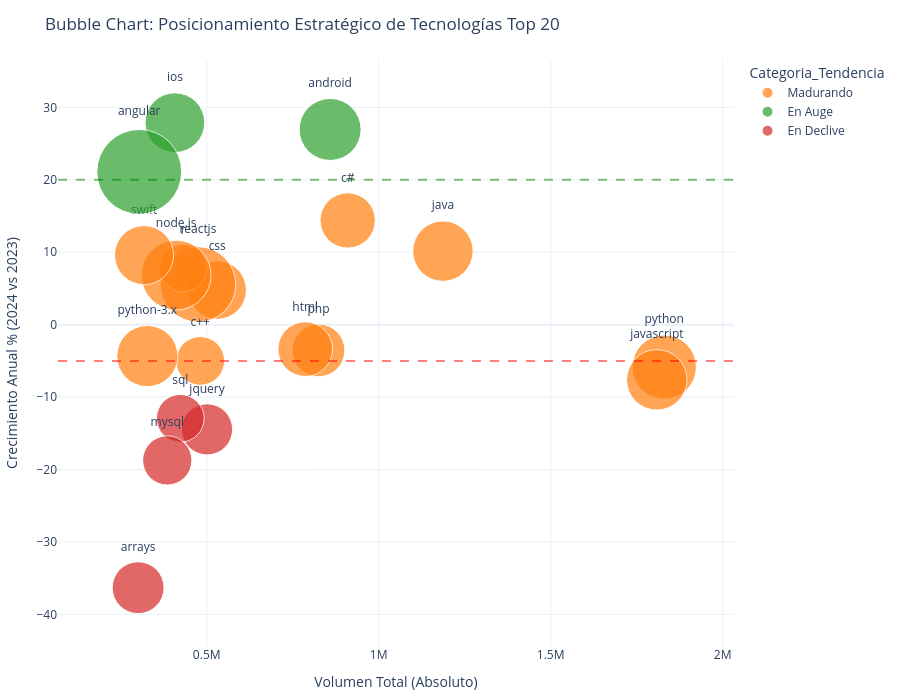

Notebook code for this chart:
### Markdown cell above
## 4. Consolidación y Visualizaciones Requeridas

A continuación, visualizamos el posicionamiento estratégico. 

**Gráfico de Burbujas**: Nos permite ver 3 dimensiones en simultáneo: Volumen Absoluto (X), Crecimiento (Y) y Popularidad en Lecturas (Tamaño).

### Code cell
df_pd = df_final.to_pandas()

fig1 = px.scatter(
    df_pd,
    x='Volumen_Total',
    y='Crecimiento_Pct',
    size='ViewCount_Promedio',
    color='Categoria_Tendencia',
    text='Tag',
    title='Bubble Chart: Posicionamiento Estratégico de Tecnologías Top 20',
    labels={
        'Volumen_Total': 'Volumen Total (Absoluto)', 
        'Crecimiento_Pct': 'Crecimiento Anual % (2024 vs 2023)',
        'ViewCount_Promedio': 'Vistas Promedio'
    },
    color_discrete_map={'En Auge': '#2ca02c', 'Madurando': '#ff7f0e', 'En Declive': '#d62728'},
    size_max=60
)

# Añadir líneas de referencia para las reglas del clasificador
fig1.add_hline(y=20, line_dash="dash", line_color="green", opacity=0.5)
fig1.add_hline(y=-5, line_dash="dash", line_color="red", opacity=0.5)

fig1.update_traces(textposition='top center')
fig1.update_layout(template='plotly_white', height=700, margin=dict(l=40, r=40, t=60, b=40))
fig1.show()

### Figure 1 — Plotly figure (JSON) as saved in the notebook; plotly's stock layout.template omitted (floating-point values rounded to 4 significant figures)
{"data": [{"hovertemplate": "Categoria_Tendencia=Madurando<br>Volumen Total (Absoluto)=%{x}<br>Crecimiento Anual % (2024 vs 2023)=%{y}<br>Vistas Promedio=%{marker.size}<br>Tag=%{text}<extra></extra>", "legendgroup": "Madurando", "marker": {"color": "#ff7f0e", "size": [1958.0, 1735.0, 1734.0, 1448.0, 1318.0, 1415.0, 1621.0, 1122.0, 2701.0, 1076.0, 2313.0, 1772.0, 1657.0], "sizemode": "area", "sizeref": 0.9479, "symbol": "circle"}, "mode": "markers+text", "name": "Madurando", "orientation": "v", "showlegend": true, "text": ["python", "javascript", "java", "c#", "php", "html", "css", "c++", "reactjs", "r", "node.js", "python-3.x", "swift"], "textposition": "top center", "type": "scatter", "x": [1830210, 1808537, 1186673, 909857, 824898, 786303, 530506, 481266, 474660, 431535, 411057, 327379, 317837], "xaxis": "x", "y": [-5.859, -7.616, 10.15, 14.39, -3.55, -3.379, 4.777, -5.002, 5.561, 7.815, 6.845, -4.342, 9.595], "yaxis": "y"}, {"hovertemplate": "Categoria_Tendencia=En Auge<br>Volumen Total (Absoluto)=%{x}<br>Crecimiento Anual % (2024 vs 2023)=%{y}<br>Vistas Promedio=%{marker.size}<br>Tag=%{text}<extra></extra>", "legendgroup": "En Auge", "marker": {"color": "#2ca02c", "size": [1821.0, 1691.0, 3412.0], "sizemode": "area", "sizeref": 0.9479, "symbol": "circle"}, "mode": "markers+text", "name": "En Auge", "orientation": "v", "showlegend": true, "text": ["android", "ios", "angular"], "textposition": "top center", "type": "scatter", "x": [858772, 407440, 303776], "xaxis": "x", "y": [26.95, 27.89, 21.1], "yaxis": "y"}, {"hovertemplate": "Categoria_Tendencia=En Declive<br>Volumen Total (Absoluto)=%{x}<br>Crecimiento Anual % (2024 vs 2023)=%{y}<br>Vistas Promedio=%{marker.size}<br>Tag=%{text}<extra></extra>", "legendgroup": "En Declive", "marker": {"color": "#d62728", "size": [1239.0, 1079.0, 1151.0, 1276.0], "sizemode": "area", "sizeref": 0.9479, "symbol": "circle"}, "mode": "markers+text", "name": "En Declive", "orientation": "v", "showlegend": true, "text": ["jquery", "sql", "mysql", "arrays"], "textposition": "top center", "type": "scatter", "x": [500989, 423108, 385320, 300565], "xaxis": "x", "y": [-14.46, -12.93, -18.74, -36.32], "yaxis": "y"}], "layout": {"height": 700, "legend": {"itemsizing": "constant", "title": {"text": "Categoria_Tendencia"}, "tracegroupgap": 0}, "margin": {"b": 40, "l": 40, "r": 40, "t": 60}, "shapes": [{"line": {"color": "green", "dash": "dash"}, "opacity": 0.5, "type": "line", "x0": 0, "x1": 1, "xref": "x domain", "y0": 20, "y1": 20, "yref": "y"}, {"line": {"color": "red", "dash": "dash"}, "opacity": 0.5, "type": "line", "x0": 0, "x1": 1, "xref": "x domain", "y0": -5, "y1": -5, "yref": "y"}], "title": {"text": "Bubble Chart: Posicionamiento Estratégico de Tecnologías Top 20"}, "xaxis": {"anchor": "y", "domain": [0, 1], "title": {"text": "Volumen Total (Absoluto)"}}, "yaxis": {"anchor": "x", "domain": [0, 1], "title": {"text": "Crecimiento Anual % (2024 vs 2023)"}}}}
